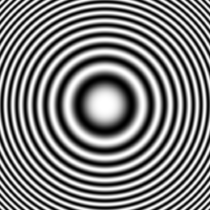
#> input picture WPy64-31190b5/Images/210px-Zonenplatte_Cosinus.png, 210 x 210 px
$ python '251007 Versuch1.1.py'
#> lines starting #> are read from the running program, lines starting #| are printed output that depends on the picture
#> further down, image is the input picture: shape (210, 210, 3); min 0, max 255, mean 127.3
#| (210, 210, 3)
import cv2
import numpy as np

def run(image, result, settings=None):  # Funktion zur Bildverarbeitung
    # Graubild erzeugen
    image3 = cv2.cvtColor(image, cv2.COLOR_RGB2GRAY)
    result.append({"name": "Gray", "data": image3})

    # Bild spiegeln an der Y-Achse
    gespiegelt = spiegeln_y_achse(image)
    result.append({"name": "Gespiegelt Y-Achse", "data": gespiegelt})

     # Grauwerte invertieren
    grau_invertiert = invertieren_grauwerte(image3)
    result.append({"name": "Grauwerte invertiert", "data": grau_invertiert})

    farb_invertiert = invertieren_grauwerte(image3)
    result.append({"name": "Farbwertr invertiert", "data": farb_invertiert})
#Rotation Cosinus
    size = 512 #Größe Bild
    x = np.linspace(-1,1,size)
    y = np.linspace(-1,1,size)
    X,Y= np.meshgrid(x,y)
    r=np.sqrt(X**2 + Y**2)
    cos_image = 0.5 +0.5 * np.cos(40*np.pi *r)
    cos_image=np.uint8(cos_image*255)
    result.append({"name": "Cos_Gray", "data": cos_image})


def spiegeln_y_achse(img):
    """Spiegelt das Bild an der Y-Achse (horizontal)"""
    height, width = img.shape[:2]
#> height = 210; width = 210
    gespiegelt = img.copy()

    for y in range(height):
        for x in range(width):
            gespiegelt[y, x] = img[y, width - 1 - x]

    return gespiegelt

# Bild Grauwerte invertieren

def invertieren_grauwerte(img):
    height, width = img.shape[:2]
#> height = 210; width = 210
    invertiert = img.copy()

    for y in range(height):
        for x in range(width):
            invertiert[y,x] = 255 - img[y, x]
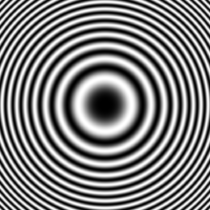
#> invertiert: shape (210, 210); min 0, max 255, mean 127.7

    return invertiert

def invertieren_farbwerte(img):
    """Invertiert die Farbwerte des Bildes (BGR)"""
    height, width = img.shape[:2]
    invertiert = img.copy()

    for y in range(height):
        for x in range(width):
            for c in range(3):  # BGR Kanäle
                invertiert[y, x, c] = 255 - img[y, x, c]

    return invertiert


if __name__ == '__main__':  # Wird das Skript mit python Basis.py aufgerufen, ist diese Bedingung erfüllt
    image = cv2.imread("Images/210px-Zonenplatte_Cosinus.png")
    print(image.shape)
    result = []
    run(image, result)
    for ele in result:
        cv2.imshow(ele["name"], ele["data"])


    cv2.waitKey(0)
    cv2.destroyAllWindows()
